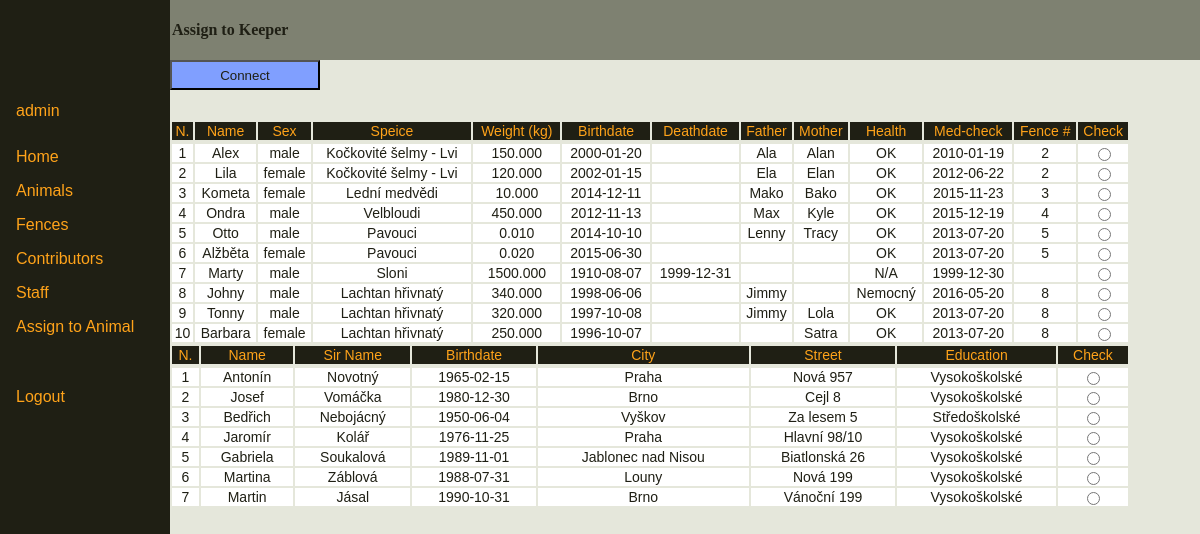
/assignKeeper.php (signed in), run on the app's committed database.
### tables this page shows
CREATE TABLE Zvire (
  kod_zvirete INTEGER NOT NULL AUTO_INCREMENT,
  jmeno VARCHAR(20) NOT NULL,
  pohlavi VARCHAR(10) DEFAULT NULL,
  zarazeni VARCHAR(50) NOT NULL,
  hmotnost DECIMAL(8,3) DEFAULT NULL,  
  datum_narozeni DATE DEFAULT NULL,
  datum_umrti DATE DEFAULT NULL,
  matka VARCHAR(20) DEFAULT NULL,
  otec VARCHAR (20) DEFAULT NULL,
  zdarvotni_stav VARCHAR(20) DEFAULT NULL,
  pos_zdrav_prohlidka DATE DEFAULT NULL,
  cislo_vybehu SMALLINT DEFAULT NULL,
  PRIMARY KEY (kod_zvirete)
);

CREATE TABLE Osetrovatel (
  os_cislo SMALLINT NOT NULL AUTO_INCREMENT,
  jmeno VARCHAR(20) NOT NULL,
  primeni VARCHAR(20) NOT NULL,
  datum_narozeni DATE DEFAULT NULL,
  mesto VARCHAR(30) DEFAULT NULL,
  ulice VARCHAR(20) DEFAULT  NULL,
  nej_dosazene_vzdelani VARCHAR(20) DEFAULT NULL,
  PRIMARY KEY(os_cislo)
);

### assignKeeper.php (the view, shortened to what this page needs)
<?php
  require_once 'db.php';
?>
<html>
  <head>
    <link rel="stylesheet" href="style.css" type="text/css" >
  </head>
  <body>
    <div id="sidebar">
      <?php require_once 'sidebar.php' ?>
    </div>
    <div id="header">
      Assign to Keeper
    </div>
    <div id="content">
      <button  class="update" onclick="getSelectedValue()" name="connect" value="Connect">Connect</button>
      <table class="display" style="position:relative" id="tbl1">
        <tbody>
          <tr>
            <th>N.</th>
            <th>Name</th>
            <th>Sex</th>
            <th>Speice</th>
            <th>Weight (kg)</th>
            <th>Birthdate</th>
            <th>Deathdate</th>
            <th>Father</th>
            <th>Mother</th>
            <th>Health</th>
            <th>Med-check</th>
            <th>Fence #</th>
            <th>Check</th>
          </tr><tr></tr>
        <?php
          $i = 0;
          $q="SELECT * FROM Zvire";
          $res=$db->query($q);
          while($row=$res->fetch_assoc())
          {
            echo '<tr onclick="row(this)">';
            foreach($row as $key => $value)
            {
              if($value)
              {
                echo "<td>".$value."</td>";
              }
              else {
                echo "<td></td>";
              }
            }
            echo '<td><input name="rad1" type="radio" value=' . "\"" . $i ."\"". '</td>';
            echo "</tr>";
            $i += 1;
          }
      ?>
    </table>
    <table class="display"style="position:relative" id="tbl2">
      <tbody>
        <tr>
          <th>N.</th>
          <th>Name</th>
          <th>Sir Name</th>
          <th>Birthdate</th>
          <th>City</th>
          <th>Street</th>
          <th>Education</th>
          <th>Check</th>
        </tr><tr></tr>
      <?php
        $i = 0;
        $q="SELECT * FROM Osetrovatel";
        $res=$db->query($q);
        while($row=$res->fetch_assoc())
        {
          echo '<tr onclick="row(this)">';
          foreach($row as $key => $value)
          {
            if($value)
            {
              echo "<td>".$value."</td>";
            }
            else {
              echo "<td></td>";
            }
          }
          echo '<td><input name="rad2" type="radio" value=' . "\"" . $i ."\"". '</td>';
          echo "</tr>";
          $i += 1;
        }
    ?>
  </table>
    </div>
  </body>
</html>

### style.css (style rules this page uses)
table.display { font-family: helvetica; font-size: 14; width: 80%; position: absolute; top: 30px; overflow: scroll; }
table.display th { background-color: #1f1f14 ; color: #ffa31a; font-weight: normal; text-align: center; overflow: scroll; }
table.display td { background-color: white; color: #1f1f14; text-align: center; overflow: scroll; }
button.update { background-color: #809fff ; color: #1f1f14; height: 30px; width: 150px; }
#sidebar { position:fixed; height: 100%; top: 0; left: 0; width:170px; background: #1f1f14; }
#header { position: fixed; left:170px; top: 0; width: 100%; height: 60px; padding-left: 2px; background: #7e8171; color:#1f1f14; text-align: left; line-height: 60px; font-weight: bold; }
#content { position: fixed; background: #e5e7db; height: 100%; top: 60px; left: 170px; width: 100%; }

### data on the page
zvire: kod_zvirete "1", jmeno "Alex", pohlavi "male", zarazeni "Kočkovité šelmy - Lvi", hmotnost "150.000", datum_narozeni "2000-01-20", matka "Ala", otec "Alan", zdarvotni_stav "OK", pos_zdrav_prohlidka "2010-01-19", cislo_vybehu "2"
zvire: kod_zvirete "2", jmeno "Lila", pohlavi "female", zarazeni "Kočkovité šelmy - Lvi", hmotnost "120.000", datum_narozeni "2002-01-15", matka "Ela", otec "Elan", zdarvotni_stav "OK", pos_zdrav_prohlidka "2012-06-22", cislo_vybehu "2"
zvire: kod_zvirete "3", jmeno "Kometa", pohlavi "female", zarazeni "Lední medvědi", hmotnost "10.000", datum_narozeni "2014-12-11", matka "Mako", otec "Bako", zdarvotni_stav "OK", pos_zdrav_prohlidka "2015-11-23", cislo_vybehu "3"
zvire: kod_zvirete "4", jmeno "Ondra", pohlavi "male", zarazeni "Velbloudi", hmotnost "450.000", datum_narozeni "2012-11-13", matka "Max", otec "Kyle", zdarvotni_stav "OK", pos_zdrav_prohlidka "2015-12-19", cislo_vybehu "4"
zvire: kod_zvirete "5", jmeno "Otto", pohlavi "male", zarazeni "Pavouci", hmotnost "0.010", datum_narozeni "2014-10-10", matka "Lenny", otec "Tracy", zdarvotni_stav "OK", pos_zdrav_prohlidka "2013-07-20", cislo_vybehu "5"
zvire: kod_zvirete "6", jmeno "Alžběta", pohlavi "female", zarazeni "Pavouci", hmotnost "0.020", datum_narozeni "2015-06-30", zdarvotni_stav "OK", pos_zdrav_prohlidka "2013-07-20", cislo_vybehu "5"
zvire: kod_zvirete "7", jmeno "Marty", pohlavi "male", zarazeni "Sloni", hmotnost "1500.000", datum_narozeni "1910-08-07", datum_umrti "1999-12-31", zdarvotni_stav "N/A", pos_zdrav_prohlidka "1999-12-30"
zvire: kod_zvirete "8", jmeno "Johny", pohlavi "male", zarazeni "Lachtan hřivnatý", hmotnost "340.000", datum_narozeni "1998-06-06", matka "Jimmy", zdarvotni_stav "Nemocný", pos_zdrav_prohlidka "2016-05-20", cislo_vybehu "8"
zvire: kod_zvirete "9", jmeno "Tonny", pohlavi "male", zarazeni "Lachtan hřivnatý", hmotnost "320.000", datum_narozeni "1997-10-08", matka "Jimmy", otec "Lola", zdarvotni_stav "OK", pos_zdrav_prohlidka "2013-07-20", cislo_vybehu "8"
zvire: kod_zvirete "10", jmeno "Barbara", pohlavi "female", zarazeni "Lachtan hřivnatý", hmotnost "250.000", datum_narozeni "1996-10-07", otec "Satra", zdarvotni_stav "OK", pos_zdrav_prohlidka "2013-07-20", cislo_vybehu "8"
osetrovatel: os_cislo "1", jmeno "Antonín", primeni "Novotný", datum_narozeni "1965-02-15", mesto "Praha", ulice "Nová 957", nej_dosazene_vzdelani "Vysokoškolské"
osetrovatel: os_cislo "2", jmeno "Josef", primeni "Vomáčka", datum_narozeni "1980-12-30", mesto "Brno", ulice "Cejl 8", nej_dosazene_vzdelani "Vysokoškolské"
osetrovatel: os_cislo "3", jmeno "Bedřich", primeni "Nebojácný", datum_narozeni "1950-06-04", mesto "Vyškov", ulice "Za lesem 5", nej_dosazene_vzdelani "Středoškolské"
osetrovatel: os_cislo "4", jmeno "Jaromír", primeni "Kolář", datum_narozeni "1976-11-25", mesto "Praha", ulice "Hlavní 98/10", nej_dosazene_vzdelani "Vysokoškolské"
osetrovatel: os_cislo "5", jmeno "Gabriela", primeni "Soukalová", datum_narozeni "1989-11-01", mesto "Jablonec nad Nisou", ulice "Biatlonská 26", nej_dosazene_vzdelani "Vysokoškolské"
osetrovatel: os_cislo "6", jmeno "Martina", primeni "Záblová", datum_narozeni "1988-07-31", mesto "Louny", ulice "Nová 199", nej_dosazene_vzdelani "Vysokoškolské"
osetrovatel: os_cislo "7", jmeno "Martin", primeni "Jásal", datum_narozeni "1990-10-31", mesto "Brno", ulice "Vánoční 199", nej_dosazene_vzdelani "Vysokoškolské"

### other printed values
$_SESSION['use'] "admin"
